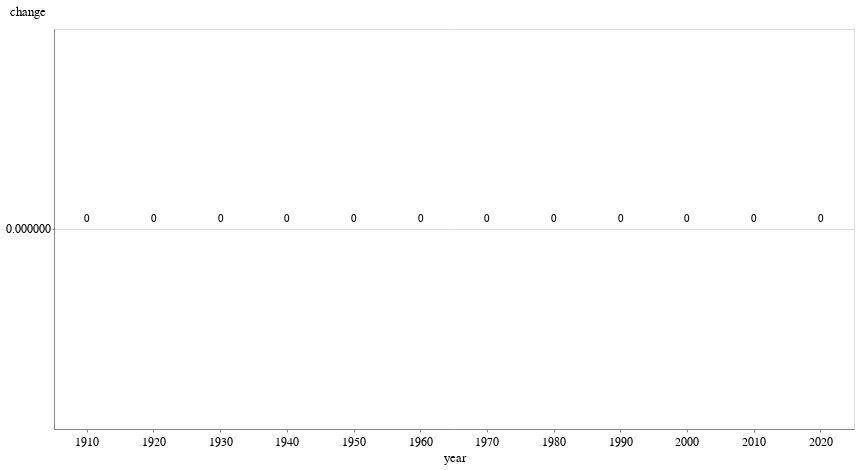

Here is the notebook cell this chart was saved with:
### Code cell
bars = alt.Chart(hist_df_ca_pivot).mark_bar().encode(y="change:Q", x="year:O")

text = bars.mark_text(
    align="left",
    baseline="middle",
    dy=-10,  # Nudges text to right so it doesn't appear on top of the bar
    dx=-3,
).encode(text="change:Q")

(bars + text).properties(height=400)

### Figure 1 — Vega-Lite specification as saved in the notebook (floating-point values rounded to 4 significant figures)
{"config": {"view": {"width": 800, "height": 450}, "background": "#ffffff", "title": {"anchor": "start", "font": "Benton Gothic Bold, sans", "fontColor": "#000000", "fontSize": 22, "fontWeight": "normal"}, "arc": {"fill": "#82c6df"}, "area": {"fill": "#82c6df"}, "line": {"stroke": "#82c6df", "strokeWidth": 3}, "path": {"stroke": "#82c6df"}, "rect": {"fill": "#82c6df"}, "shape": {"stroke": "#82c6df"}, "bar": {"fill": "#82c6df"}, "point": {"stroke": "#82c6df"}, "symbol": {"fill": "#82c6df", "size": 30}, "axis": {"titleFont": "Benton Gothic Bold, sans", "titleFontSize": 13, "titleFontWeight": "normal", "labelFont": "Benton Gothic, sans", "labelFontSize": 11.5, "labelFontWeight": "normal"}, "axisX": {"labelAngle": 0, "labelPadding": 4, "tickSize": 3}, "axisY": {"labelBaseline": "middle", "maxExtent": 45, "minExtent": 45, "tickSize": 2, "titleAlign": "left", "titleAngle": 0, "titleX": -45, "titleY": -11}, "legend": {"titleFont": "Benton Gothic Bold, sans", "titleFontSize": 13, "titleFontWeight": "normal", "symbolType": "square", "labelFont": "Benton Gothic, sans", "labelFontSize": 11.5}, "range": {"category": ["#3580b1", "#ec8431", "#ab7fb4", "#c89d29", "#adc839", "#829eb1"], "diverging": ["#e68a4f", "#f4bb6a", "#f9e39c", "#dadfe2", "#a6b7c6", "#849eae"], "heatmap": ["#fbf2c7", "#f9e39c", "#f8d36e", "#f4bb6a", "#e68a4f", "#d15a40", "#ab4232"], "ordinal": ["#fbf2c7", "#f9e39c", "#f8d36e", "#f4bb6a", "#e68a4f", "#d15a40", "#ab4232"], "ramp": ["#fbf2c7", "#f9e39c", "#f8d36e", "#f4bb6a", "#e68a4f", "#d15a40", "#ab4232"]}}, "layer": [{"mark": "bar", "encoding": {"x": {"type": "ordinal", "field": "year"}, "y": {"type": "quantitative", "field": "change"}}}, {"mark": {"type": "text", "align": "left", "baseline": "middle", "dx": -3, "dy": -10}, "encoding": {"text": {"type": "quantitative", "field": "change"}, "x": {"type": "ordinal", "field": "year"}, "y": {"type": "quantitative", "field": "change"}}}], "data": {"name": "data-30f0c970eeb0b297ccea76bd7337f377"}, "height": 400, "$schema": "https://vega.github.io/schema/vega-lite/v4.0.2.json", "datasets": {"data-30f0c970eeb0b297ccea76bd7337f377": [{"name": "California", "year": "1910", "change": 0, "pop": 0, "pop_per_rep": 0, "reps": 0}, {"name": "California", "year": "1920", "change": 0, "pop": 0, "pop_per_rep": 0, "reps": 0}, {"name": "California", "year": "1930", "change": 0, "pop": 0, "pop_per_rep": 0, "reps": 0}, {"name": "California", "year": "1940", "change": 0, "pop": 0, "pop_per_rep": 0, "reps": 0}, {"name": "California", "year": "1950", "change": 0, "pop": 0, "pop_per_rep": 0, "reps": 0}, {"name": "California", "year": "1960", "change": 0, "pop": 0, "pop_per_rep": 0, "reps": 0}, {"name": "California", "year": "1970", "change": 0, "pop": 0, "pop_per_rep": 0, "reps": 0}, {"name": "California", "year": "1980", "change": 0, "pop": 0, "pop_per_rep": 0, "reps": 0}, {"name": "California", "year": "1990", "change": 0, "pop": 0, "pop_per_rep": 0, "reps": 0}, {"name": "California", "year": "2000", "change": 0, "pop": 0, "pop_per_rep": 0, "reps": 0}, {"name": "California", "year": "2010", "change": 0, "pop": 0, "pop_per_rep": 0, "reps": 0}, {"name": "California", "year": "2020", "change": 0, "pop": 0, "pop_per_rep": 0, "reps": 0}]}}
